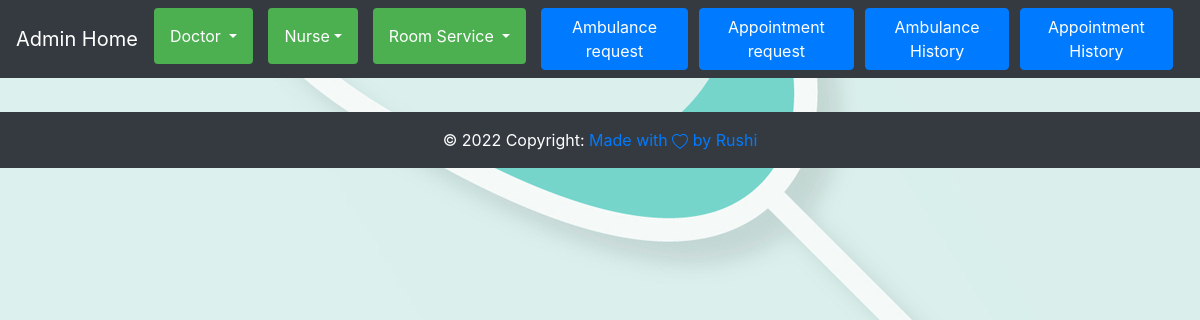
Page /admin_app/Read_Nurse/ on the earlier database version.
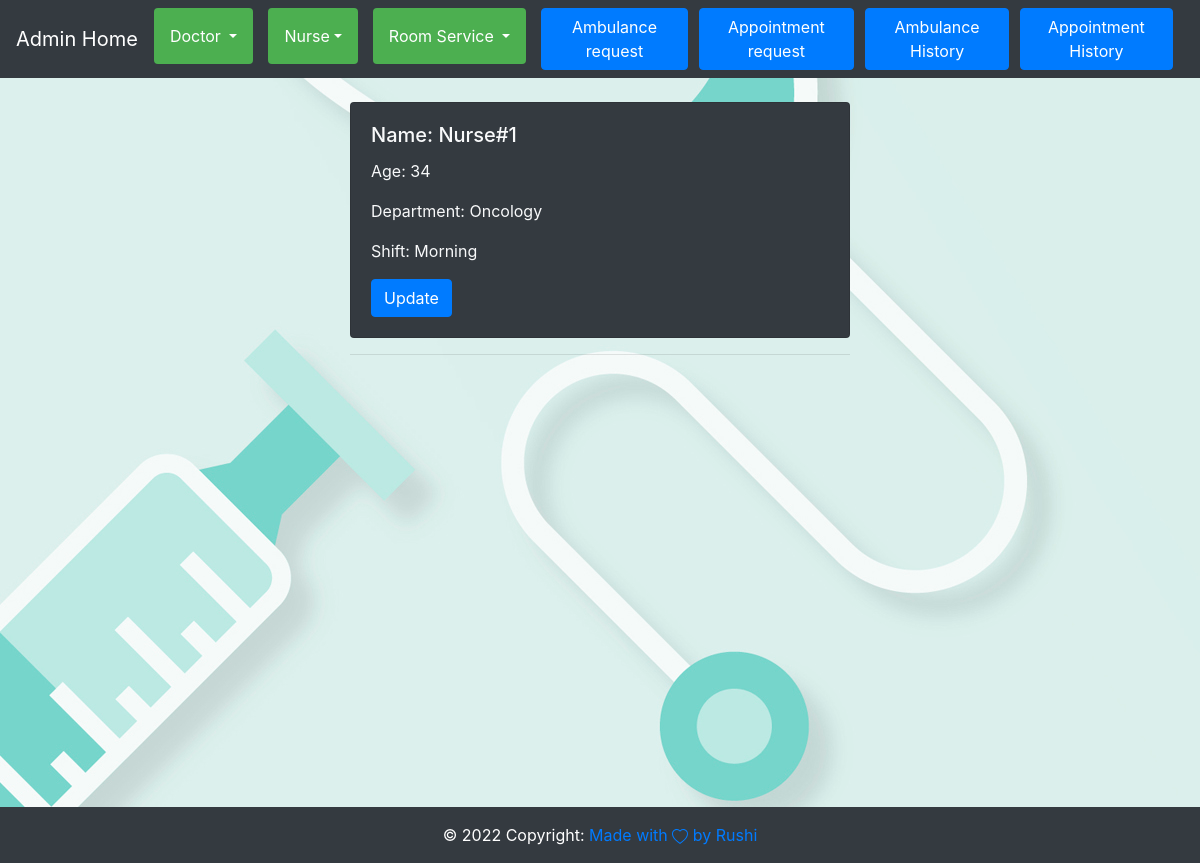
Same page on the later database version.
### admin_app/models.py (models this page shows, shortened)
class Nurse(models.Model):
    Name = models.CharField(max_length=200)
    Age = models.IntegerField()
    Department = models.CharField(max_length=20)
    Shift = models.ForeignKey(Shift, on_delete=models.CASCADE)

class Shift(models.Model):
    shift = models.CharField(max_length=10)
    def __str__(self):
        return self.shift

### admin_app/views.py (the view)
# urls.py: path("Read_Nurse/",views.Read_Nurse,name="Read_Nurse"),
def Read_Nurse(request):
    read=Nurse.objects.all()
    return render(request,"Read_Nurse.html",{"read":read})

### admin_app/context_processors.py (called while the page is built, shortened)
def check_user_priviledge(request):
    data = models.admin_user.objects.filter(isadmin=True).values('user_id', 'isadmin')
    check=False
    return {'is_user_admin': check}

### templates/Read_Nurse.html
{%extends 'base.html'%} {%block containt%} {%include 'nav.html'%}
<br />
<div id="content-admin">
  {%for i in read%}
  <div class="wrapper">
    <div class="card bg-dark text-light">
      <div class="card-body">
        <h5 class="card-title">Name: {{i.Name}}</h5>
        <p class="card-text">Age: {{i.Age}}</p>
        <p class="card-text">Department: {{i.Department}}</p>
        <p class="card-text">Shift: {{i.Shift}}</p>
        <a class="btn btn-primary" href="{%url 'Update_Nurse' i.id%}">Update</a>
      </div>
    </div>
    <hr />
  </div>
</div>
{%endfor%} {%include 'footer.html'%} {%endblock%}

Differences in the rows shown:
added Nurse: Name "Nurse#1", Age "34", Department "Oncology", Shift "Morning"
